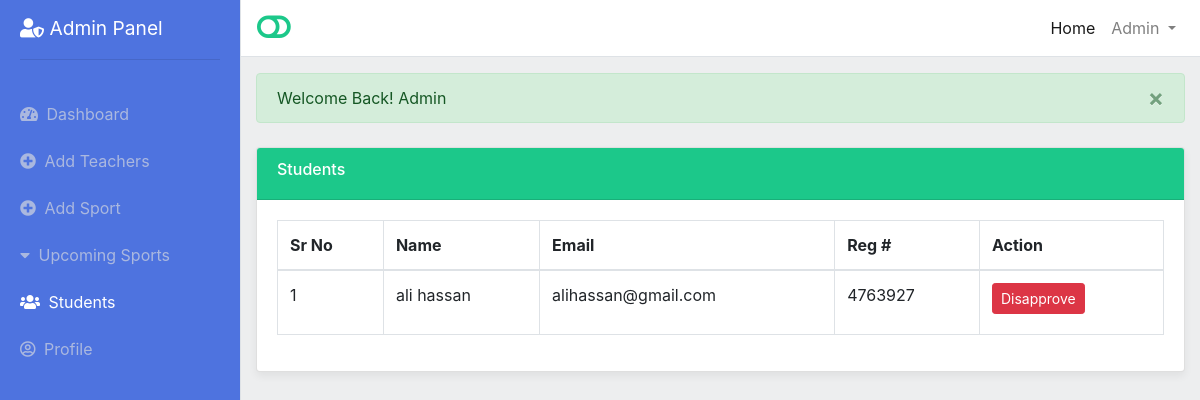
Page /admin/students.php (signed in) on the earlier database version.
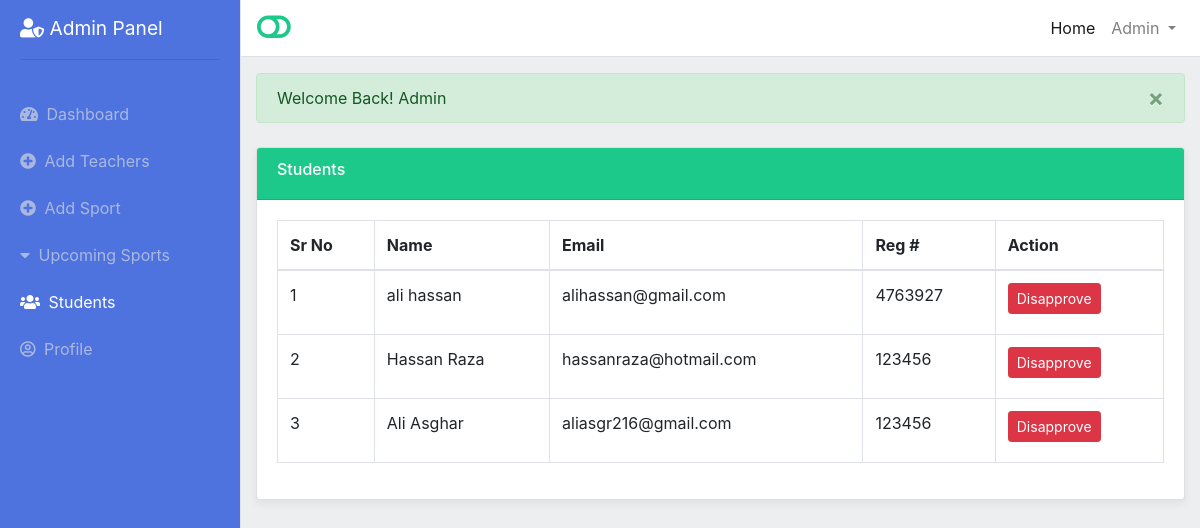
Same page on the later database version.
### tables this page shows
CREATE TABLE `users` (
  `id` int(11) NOT NULL,
  `name` varchar(255) NOT NULL,
  `email` varchar(255) NOT NULL,
  `reg` varchar(255) NOT NULL,
  `status` tinyint(4) NOT NULL,
  `password` varchar(255) NOT NULL
);

### admin/students.php (the view, shortened to what this page needs)
<?php require_once '../include/config/config.php'; ?>
<!DOCTYPE html>
<html lang="en">
<head>
  <link href="../assets/css/bootstrap.min.css" rel="stylesheet">
  <link href="../assets/fontawesome-free/css/all.min.css" rel="stylesheet">
  <link rel="stylesheet" href="../portal-assets/css/simple-sidebar.css?v=<?php echo time(); ?>">
</head>
<body>
  <div class="d-flex" id="wrapper">
    <div class="bg-light border-right" id="sidebar-wrapper">
      <div class="sidebar-heading "> <i class="fas fa-user-shield"></i> Admin Panel
        <hr>
      </div>
      <div class="list-group list-group-flush">
        <a href="index.php" class="list-group-item list-group-item-action  ">
          <span class="mr-1"> <i class="fas fa-tachometer-alt"></i> </span> Dashboard
        </a>
        <a href="add-teachers.php" class="list-group-item list-group-item-action ">
          <span class="mr-1"> <i class="fa fa-plus-circle"></i> </span> Add Teachers
        </a>
        <a href="add-sports.php" class="list-group-item list-group-item-action ">
          <span class="mr-1"> <i class="fa fa-plus-circle"></i> </span> Add Sport
        </a>
        <a href="upcoming-sports.php" class="list-group-item list-group-item-action ">
          <span class="mr-1"> <i class="fa fa-caret-down" aria-hidden="true"></i> </span> Upcoming Sports
        </a>
        <a href="index" class="list-group-item list-group-item-action active">
          <span class="mr-1"> <i class="fas fa-users"></i> </span> Students
        </a>
        <a href="admin-profile.php" class="list-group-item list-group-item-action ">
          <span class="mr-1"> <i class="far fa-user-circle"></i> </span> Profile
        </a>
      </div>
    </div>
    <div id="page-content-wrapper">
      <nav class="navbar navbar-expand-lg navbar-light bg-light border-bottom">
        <a href="#" id="menu-toggle"> <i class="fas fa-toggle-off toggler-fa "></i> </a>
        <div class="collapse navbar-collapse" id="navbarSupportedContent">
          <ul class="navbar-nav ml-auto mt-2 mt-lg-0">
            <li class="nav-item active">
              <a class="nav-link" href="../index.php">Home <span class="sr-only">(current)</span></a>
            </li>
            <li class="nav-item dropdown">
              <a class="nav-link dropdown-toggle" href="#" id="navbarDropdown" role="button" data-toggle="dropdown"
                aria-haspopup="true" aria-expanded="false">
                <?php echo $_SESSION['adminName']; ?>
              </a>
            </li>
          </ul>
        </div>
      </nav>
      <div class="container-fluid">
        <div class="my-3">
          <?php successMsg();
          errorMsg(); ?>
        </div>
        <div class="card my-4 ">
          <div class="card-header bg-success">
            <h6> Students </h6>
          </div>
          <div class="card-body">
            <div class="table-responsive">
              <table class="table table-bordered">
                <thead>
                  <tr>
                    <th>Sr No</th>
                    <th>Name</th>
                    <th>Email</th>
                    <th>Reg #</th>
                    <th>Action</th>
                  </tr>
                </thead>
                <tbody>
                  <?php
                  $query = '  SELECT * FROM users ';
                  $execute = mysqli_query($Connection, $query);
                  $srn = 0;
                  while ($row = mysqli_fetch_array($execute)) {
                      $id = $row['id'];
                      $name = $row['name'];
                      $email = $row['email'];
                      $regno = $row['reg'];
                      $srn++; ?>
                  <tr>
                    <td> <?php echo $srn; ?> </td>
                    <td> <?php echo $name ?> </td>
                    <td><?php echo $email ?></td>
                    <td><?php echo $regno; ?></td>
                    <td>
                      <a href="include/disapproveUser.php?dissaproveUser=<?php echo $id ?>  "
                        onclick="return confirm('Are you sure to Disapprove this user?')" class="btn btn-danger btn-sm mb-2 ">
                        Disapprove
                      </a>
                    </td>
                  </tr>
                  <?php
                  } ?>
                </tbody>
              </table>
            </div>
          </div>
        </div>
      </div>
    </div>
</body>
</html>

### include/config/functions.php (shortened to what this page needs)
<?php
function successMsg()
{
    if (isset($_SESSION['success'])) {
        $Output = "<div class='alert alert-success alert-dismissible fade show '>";
        $Output .= htmlentities($_SESSION['success']);
        $Output .= "<button type='button'class='close' data-dismiss='alert' aria-label='Close'>";
        $Output .= "<span aria-hidden='true'>&times;</span>";
        $Output .= '</div>';
        echo $Output;
    }
}

### portal-assets/css/simple-sidebar.css (style rules this page uses)
body { overflow-x: hidden; background-color: #EDEEEF; }
#sidebar-wrapper { min-height: 100vh; margin-left: -15rem; -webkit-transition: margin .25s ease-out; -moz-transition: margin .25s ease-out; -o-transition: margin .25s ease-out; transition: margin .25s ease-out; background-color: #4e73df!important; }
#sidebar-wrapper .sidebar-heading { padding: 0.875rem 1.25rem; font-size: 1.2rem; color: white; }
#sidebar-wrapper .list-group { width: 15rem; }
#page-content-wrapper { min-width: 100vw; }
@media (min-width: 768px) { #sidebar-wrapper { margin-left: 0; } }
@media (min-width: 768px) { #page-content-wrapper { min-width: 0; width: 100%; } }
.list-group-item.active { z-index: 2; color: #fff; }
.list-group-item { color: hsla(0, 0%, 88%, 0.637); position: relative; display: block; padding: .75rem 1.25rem; margin-bottom: -1px; background-color: #4e73df!important; border: 0px solid rgba(0,0,0,.125); }
.bg-light { background-color: white!important; }
.bg-success { background-color: #1cc88a!important; }
h6 { color: white; }
.toggler-fa { color: #1cc88a!important; font-size: 30px; }
.card { box-shadow: 0 4px 8px 0 rgba(0, 0, 0, 0.06); }

Differences in the rows shown:
added users: name "Hassan Raza", email "hassanraza@hotmail.com", reg "123456"
added users: name "Ali Asghar", email "aliasgr216@gmail.com", reg "123456"
